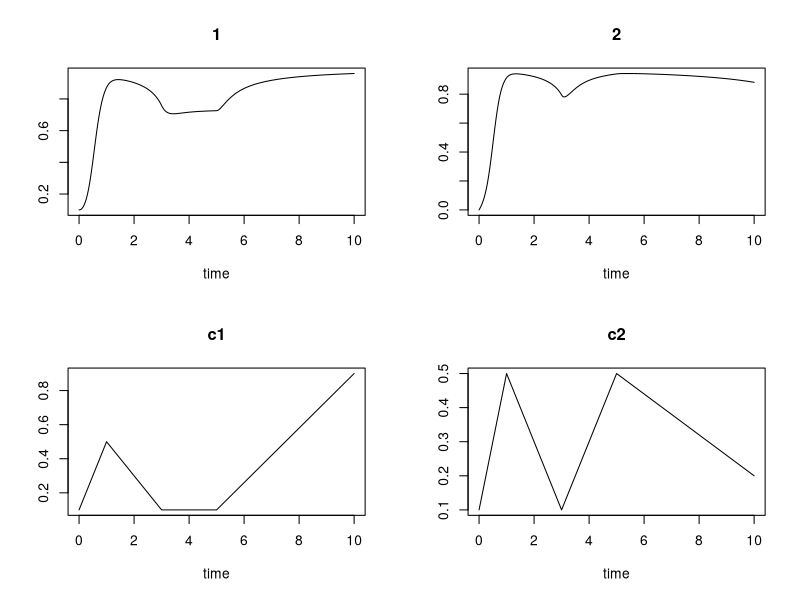

Source code (R): (Note: this script raises an error after producing the figure.)
rm(list = ls())
start_time <- Sys.time()
library("deSolve")
library("parallel")

# Hanski model:
Hanski <- function(time, y, parameters, signal){
  ydot <- c()
  cc <- list()
  with(as.list(c(y, parameters)), {
    for (i in c(1:dim)) {
      cc[[i]] <- signal[[i]](time)
      area <- area_muni
      area[i] <- 0
      d <- sum(exp(-alp*dist[i,])*area*y)
      h <- mc*sum(comm[i,]*y)
      a <- c*(xi*d + (1-xi)*h)
      ydot[i] <- a*(1-y[i]) - (b/cc[[i]])*y[i]
    }
    return(list(ydot, c = cc))
  })
}

## Forcing function
signal <- list(approxfun(x = c(0,1,3,5,10), 
                    y = c(0.1, 0.5,  0.1,  0.1, 0.9), 
                    method = "linear", rule = 2),
            approxfun(x = c(0,1,3,5,10), 
                      y = c(0.1, 0.5,  0.1,  0.5, 0.2), 
                      method = "linear", rule = 2))


# Parameters: 
dim <- 2
time <- seq(0, 10, by=0.01)
b <- 0.2
c <- 0.1
xi <- 0.5
alp <- 100
mc <- 0.2
area_muni <- matrix(runif(dim, 0,10000),1,dim)
dist <- matrix(runif(dim*dim, 0,10000),dim,dim)
comm <- matrix(runif(dim*dim, 0,10000),dim,dim)
parameters <- list(dim = dim,  b=b, c = c,
                xi = xi, alp = alp,
                area_muni = area_muni,
                dist = dist, comm = comm,
                mc = 0.01)

state <- c(0.1,0)

### Integratin:
out <- ode(y = state, times = time, func = Hanski, 
           parms = parameters, signal = signal)
plot(out)
out <- as.data.frame(out[,c(1:(dim+1))])
end_time <- Sys.time()
print(paste("time:", end_time-start_time))


### Likelihood Function
ll_ode <- function(x, # vector con los parámetros
                   forcings, # forzamientos para el solver de la ode
                   y ){ # datos
                   
  if(x[1] < 0 | x[2] < 0 | x[3] < 0 | x[4] < 0 | x[5] < 0){
    res = -86829146000
  }else{
    c = x[1] # Colonization constant
    b = x[2] # Extinction constant
    xi = x[3] # Spread constant
    alp = x[4] # Spread constant
    va = x[5] # Variance
    
    signal <- forcings
    parameters <- list(dim = dim,  b=b, c = c,
                       xi = xi, alp = alp,
                       area_muni = area_muni,
                       dist = dist, comm = comm,
                       mc = mc)
    
    z <- ode(y = state, times = time, func = Hanski, 
                    parms = parameters, signal = signal) #Aquí corre el ODE
    z <- as.data.frame(z[,c(1:3)])
      
    res <- 0
    for(i in c(1:(dim-1))){
      res <- res +  sum(dnorm(y[,i+1], mean = z[,i+1], sd = va, log = T))
    }
  }
  return(res)
}

# sims <- 2 #Número de combinaciones paramétricas a explorar
seeds <- matrix( 0, ncol = 300, nrow = 5)
seeds[1,] <- runif(300,0,1)
seeds[2,] <- runif(300,0,1)
seeds[3,] <- runif(300,0,1)
seeds[4,] <- runif(300,90,150)
seeds[5,] <- runif(300,0,1)

sols <- NA #Pre-aloco el número de combinaciones paramétricas en 2 unidades de LL de la mejor
best <- -999999999 #LL inicial a mejorar
set.seed(476468713)

condition <- T 
#Esta condición se hará falsa en el bucle de después, si en las rondas la LL no
#mejora más de 2 puntos y hay más de 1000 combinaciones paramétricas a menos de
#2 puntos de loglikelihood de la mejor solución.

round <- 1
sims <- ncol(seeds) #Número de combinaciones paramétricas a explorar

# Cores <- 1
Cores <- parallel::detectCores()#Numero de cores a utilizar.
it <- 0
while(condition){
  start_time <- Sys.time()
  print(paste0("Iteration: ", it))
  #Ahora viene la paralelización
  parall <- mcmapply(1:sims, mc.cores = Cores, mc.preschedule = F,function(k){
    
    print(paste("k:",k))
    start_time1 <- Sys.time()
    
    fit <- optim(par = seeds[, k], fn = ll_ode, forcings = signal, y = out , 
                 control = list(fnscale = -1, maxit = 500, parscale = seeds[, k]))
  
    
    if((k %% 1000) == 0) {
      cat("This was seed no. ", k, "\n")
      cat("This fit: ", fit$value, "\n")
    }
    
    fit
  })
  end_time <- Sys.time()
  diff_time <- end_time - start_time
  print("Execution time iteration i:")
  print(diff_time)
  it <- it + 1
  lhs <- parall
  
  rm(parall) #Para evitar fugas de memoria
  
  filename <- paste0("~/INVASIBILITY_THRESHOLD/output/Estimation/param_HANSKI_1core_900it_fulldata",Sys.Date(), "_",round, ".RData") #Salva cada ronda de optimizaciones, por si acaso
  save(lhs, file = filename)
  
  # Ahora, recuperamos la loglikelihood de cada combinación de parámetros
  logl <- rep(NA, sims)
  for(i in 1:sims) logl[i] <- lhs[[i]]$value
  
  # Evaluamos las condiciones para parar el bucle
  best2 <- max(logl, na.rm = T)
  pc1 <- best < best2
  pc2 <- best > (best2 - 2)
  
  sols <- sum(logl > (max(logl, na.rm = T) - 2), na.rm = T)
  pc3 <- sols > 1000
  
  condition <- pc1 * pc2 * pc3
  condition <- !condition
  
  # Seleccionamos las mejores combinaciones de parámetros para mandar una nueva
  # ronda, cogemos las combinaciones que estén a 2 unidades de distancia de la
  # mejor, o en su defecto, las 250 mejores combinaciones.
  if(sols < 250){
    index <- order(logl, decreasing = T)[1:250]
  } else {
    index <- order(logl, decreasing = T)[1:sols]
  }
  
  n <- 1
  parmat <- matrix(NA, nrow = length(index), ncol = 5)
  for(i in index){
    parmat[n, ] <- lhs[[i]]$par
    n <- n + 1
  }
  
  # Muestreamos las mejores combinaciones de parámetros, cada uno de ellos
  # independientemente. De esta forma estamos rompiendo las posibles
  # correlaciones entre los parámetros, y en algún sentido, hacemos la
  # aproximación menos bayesiana al no samplear la distribución multidimensional
  # de los parámetros.
  seeds <- t(apply(X = parmat, MARGIN = 2, sample, size = 100000, replace = T))
  
  rm(parmat)
  rm(lhs)
  
  print(paste0("Round: ", round, ";  Best likelihood: ", best2, 
               "; Solutions: ", sols, "\n"))
  
  best <- best2
  round <- round + 1
} 
print("The optimization finished.")
